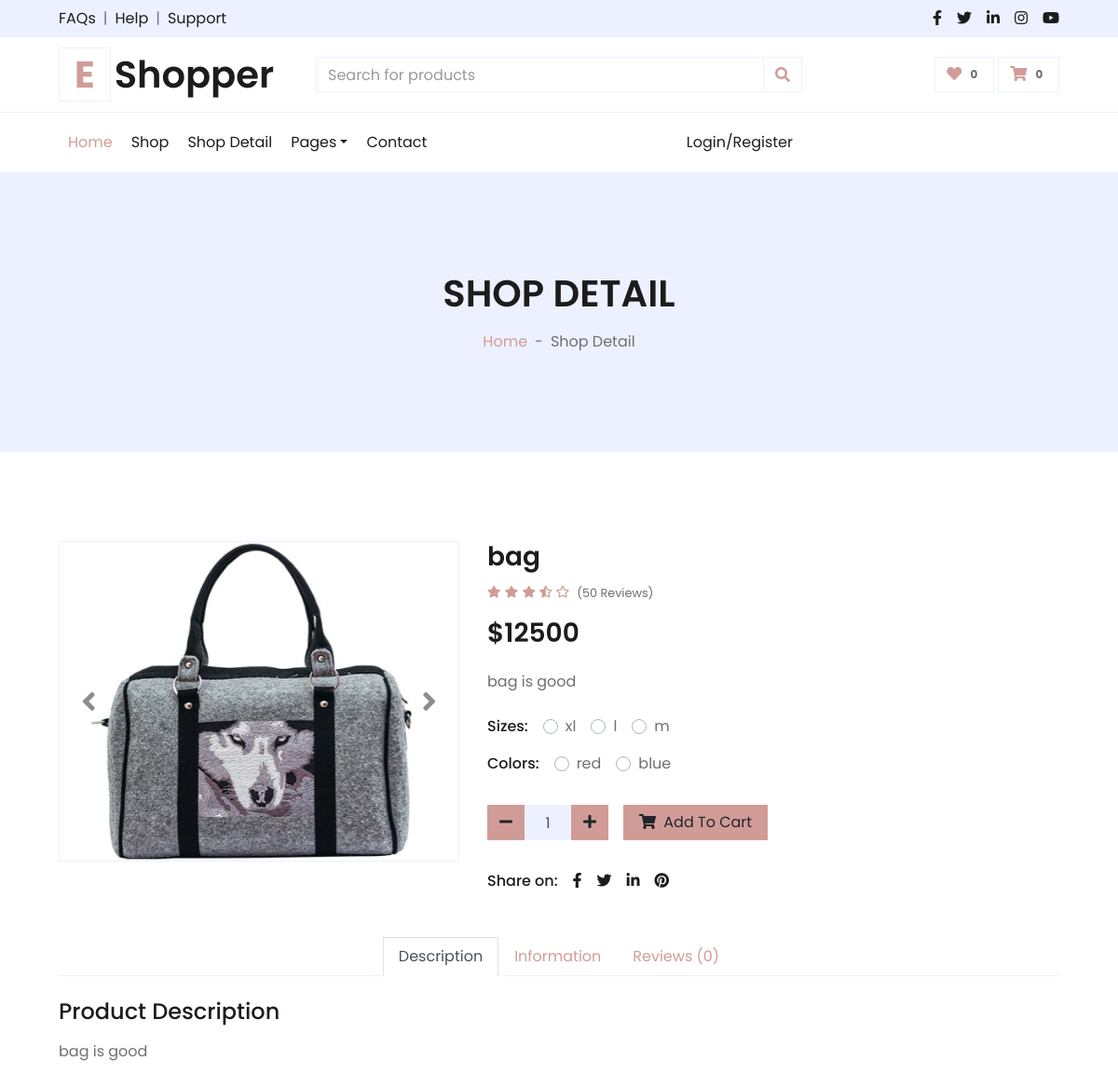
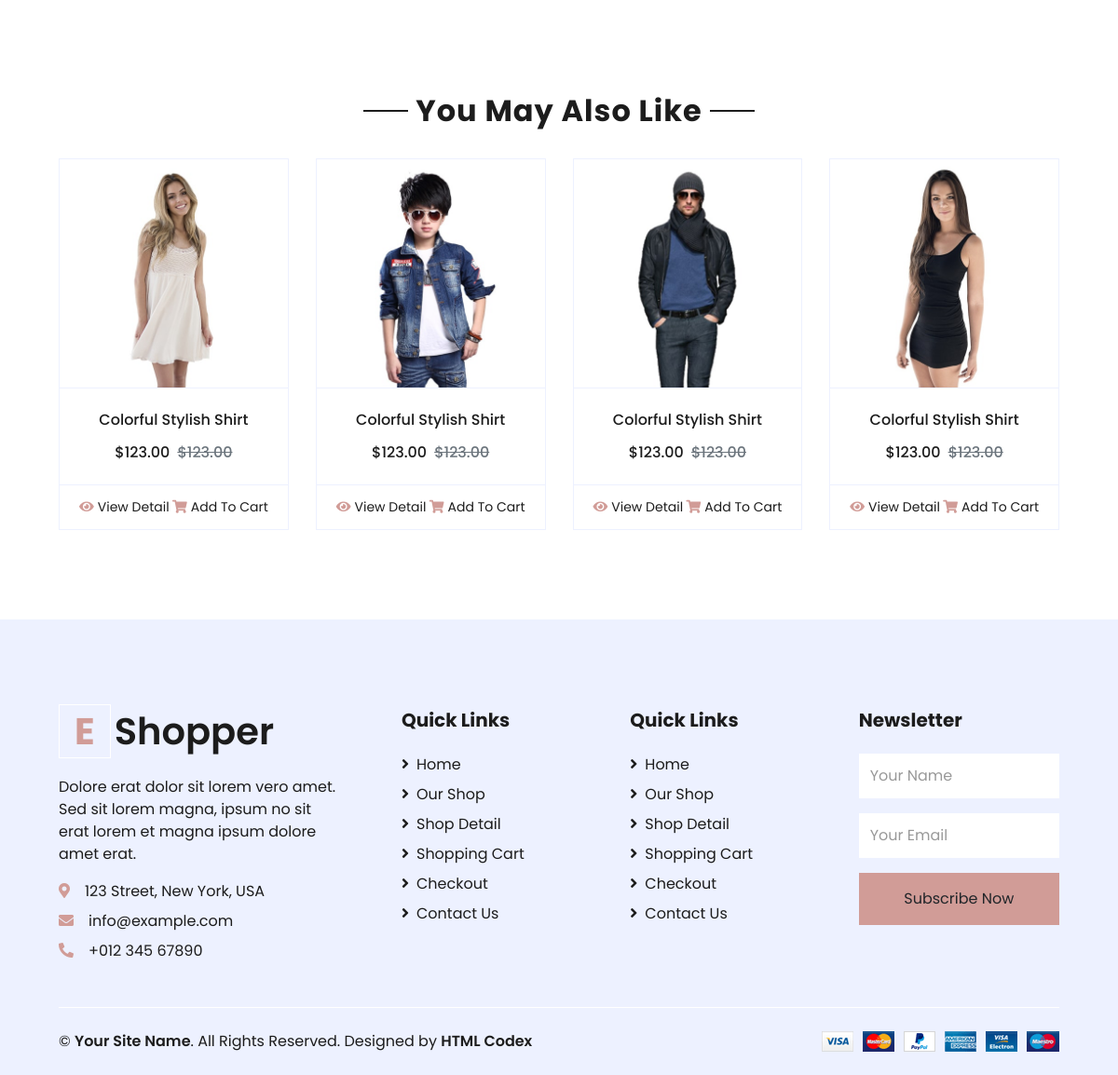
Page /product/detail/1 on the committed database (2 pictures, top to bottom).
### products/models.py (models this page shows, shortened)
class Product(models.Model):
    title = models.CharField(max_length=30)
    category = models.ManyToManyField(Category,related_name="products",blank=True)
    description = models.TextField()
    price = models.IntegerField()
    discount = models.SmallIntegerField(blank=True, null=True)
    color=models.ManyToManyField(Color,blank=True, related_name="products")
    size=models.ManyToManyField(Size, blank=True, related_name="products")
    created_at =models.DateTimeField(auto_now_add=True, null=True,blank=True)
    class Meta:
        verbose_name="محصول"
        verbose_name_plural="محصولات"
        ordering = ("-created_at",)

class Image(models.Model):
        product = models.ForeignKey('Product',on_delete=models.CASCADE,related_name="images",null=True)
        title = models.CharField(max_length=30)
        image = models.ImageField(upload_to="products")
        class Meta:
            verbose_name = "عکس"
            verbose_name_plural = "عکس ها"

class Size(models.Model):
    title = models.CharField(max_length=30)
    class Meta:
        verbose_name="سایز"
        verbose_name_plural="سایزها"

class Color(models.Model):
    title = models.CharField(max_length=30)
    class Meta:
        verbose_name="رنگ"
        verbose_name_plural="رنگ ها"

### products/views.py (the view)
# urls.py: path("detail/<int:pk>",ProductDetailView.as_view(),name="detail"),
class ProductDetailView(DetailView):
    model = Product

### products/templates/products/product_detail.html (shortened to what this page needs)
{% extends "base.html" %}
{% load render_partial %}
{% block content %}
    <div class="container-fluid bg-secondary mb-5" style="margin-top:-3rem">
        <div class="d-flex flex-column align-items-center justify-content-center" style="min-height: 300px">
            <h1 class="font-weight-semi-bold text-uppercase mb-3">Shop Detail</h1>
            <div class="d-inline-flex">
                <p class="m-0"><a href="">Home</a></p>
                <p class="m-0 px-2">-</p>
                <p class="m-0">Shop Detail</p>
            </div>
        </div>
    </div>
    <div class="container-fluid py-5">
        <div class="row px-xl-5">
            <div class="col-lg-5 pb-5">
                <div id="product-carousel" class="carousel slide" data-ride="carousel">
                    <div class="carousel-inner border">
                        <div class="carousel-item active">
                            <img class="w-100 h-100" src="{{ product.images.first.image.url }}"
                                 alt="{{ product.images.first.title }}">
                        </div>
                    </div>
                    <a class="carousel-control-prev" href="#product-carousel" data-slide="prev">
                        <i class="fa fa-2x fa-angle-left text-dark"></i>
                    </a>
                    <a class="carousel-control-next" href="#product-carousel" data-slide="next">
                        <i class="fa fa-2x fa-angle-right text-dark"></i>
                    </a>
                </div>
            </div>
            <div class="col-lg-7 pb-5">
                <h3 class="font-weight-semi-bold">{{ product.title }}</h3>
                <div class="d-flex mb-3">
                    <div class="text-primary mr-2">
                        <small class="fas fa-star"></small>
                        <small class="fas fa-star"></small>
                        <small class="fas fa-star"></small>
                        <small class="fas fa-star-half-alt"></small>
                        <small class="far fa-star"></small>
                    </div>
                    <small class="pt-1">(50 Reviews)</small>
                </div>
                <h3 class="font-weight-semi-bold mb-4">${{ product.price }}</h3>
                <p class="mb-4">{{ product.description|truncatewords:5 }}</p>
                <form action="{% url 'cart:cart_add' product.id %} " method="post">
                    <div class="d-flex mb-3">
                        {% if product.size.all %}
                            <p class="text-dark font-weight-medium mb-0 mr-3">Sizes:</p>
                        {% endif %}
                        {% for size in product.size.all %}
                            <div class="custom-control custom-radio custom-control-inline">
                                <label class="custom-control-label" for="{{ size.title }}">{{ size.title }}</label>
                            </div>
                        {% endfor %}
                    </div>
                    <div class="d-flex mb-4">
                        {% if product.color.all %}
                            <p class="text-dark font-weight-medium mb-0 mr-3">Colors:</p>
                        {% endif %}
                        {% for color in product.color.all %}
                            <div class="custom-control custom-radio custom-control-inline">
                                <label class="custom-control-label" for="{{ color.title }}">{{ color.title }}</label>
                            </div>
                        {% endfor %}
                    </div>
                    <div class="d-flex align-items-center mb-4 pt-2">
                        <div class="input-group quantity mr-3" style="width: 130px;">
                            <div class="input-group-btn">
                                <button type="button" class="btn btn-primary btn-minus">
                                    <i class="fa fa-minus"></i>
                                </button>
                            </div>
                            <input type="text" name="quantity" class="form-control bg-secondary text-center" value="1">
                            <div class="input-group-btn">
                                <button type="button" class="btn btn-primary btn-plus">
                                    <i class="fa fa-plus"></i>
                                </button>
                            </div>
                        </div>
                        <button class="btn btn-primary px-3"><i class="fa fa-shopping-cart mr-1"></i> Add To Cart
                        </button>
                    </div>
                </form>
                <div class="d-flex pt-2">
                    <p class="text-dark font-weight-medium mb-0 mr-2">Share on:</p>
                    <div class="d-inline-flex">
                        <a class="text-dark px-2" href="">
                            <i class="fab fa-facebook-f"></i>
                        </a>
                        <a class="text-dark px-2" href="">
                            <i class="fab fa-twitter"></i>
                        </a>
                        <a class="text-dark px-2" href="">
                            <i class="fab fa-linkedin-in"></i>
                        </a>
                        <a class="text-dark px-2" href="">
                            <i class="fab fa-pinterest"></i>
                        </a>
                    </div>
                </div>
            </div>
        </div>
        <div class="row px-xl-5">
            <div class="col">
                <div class="nav nav-tabs justify-content-center border-secondary mb-4">
                    <a class="nav-item nav-link active" data-toggle="tab" href="#tab-pane-1">Description</a>
                    <a class="nav-item nav-link" data-toggle="tab" href="#tab-pane-2">Information</a>
                    <a class="nav-item nav-link" data-toggle="tab" href="#tab-pane-3">Reviews (0)</a>
                </div>
                <div class="tab-content">
                    <div class="tab-pane fade show active" id="tab-pane-1">
                        <h4 class="mb-3">Product Description</h4>
                        <p>{{ product.description }}</p>
                    </div>
                </div>
            </div>
        </div>
    </div>
    <div class="container-fluid py-5">
        <div class="text-center mb-4">
            <h2 class="section-title px-5"><span class="px-2">You May Also Like</span></h2>
        </div>
        <div class="row px-xl-5">
            <div class="col">
                <div class="owl-carousel related-carousel">
                    <div class="card product-item border-0">
                        <div class="card-header product-img position-relative overflow-hidden bg-transparent border p-0">
                            <img class="img-fluid w-100" src="img/product-1.jpg" alt="">
                        </div>
                        <div class="card-body border-left border-right text-center p-0 pt-4 pb-3">
                            <h6 class="text-truncate mb-3">Colorful Stylish Shirt</h6>
                            <div class="d-flex justify-content-center">
                                <h6>$123.00</h6>
                                <h6 class="text-muted ml-2">
                                    <del>$123.00</del>
                                </h6>
                            </div>
                        </div>
                        <div class="card-footer d-flex justify-content-between bg-light border">
                            <a href="" class="btn btn-sm text-dark p-0"><i class="fas fa-eye text-primary mr-1"></i>View
                                Detail</a>
                            <a href="" class="btn btn-sm text-dark p-0"><i
                                    class="fas fa-shopping-cart text-primary mr-1"></i>Add To Cart</a>
                        </div>
                    </div>
                    <div class="card product-item border-0">
                        <div class="card-header product-img position-relative overflow-hidden bg-transparent border p-0">
                            <img class="img-fluid w-100" src="img/product-2.jpg" alt="">
                        </div>
                        <div class="card-body border-left border-right text-center p-0 pt-4 pb-3">
                            <h6 class="text-truncate mb-3">Colorful Stylish Shirt</h6>
                            <div class="d-flex justify-content-center">
                                <h6>$123.00</h6>
                                <h6 class="text-muted ml-2">
                                    <del>$123.00</del>
                                </h6>
                            </div>
                        </div>
                        <div class="card-footer d-flex justify-content-between bg-light border">
                            <a href="" class="btn btn-sm text-dark p-0"><i class="fas fa-eye text-primary mr-1"></i>View
                                Detail</a>
                            <a href="" class="btn btn-sm text-dark p-0"><i
                                    class="fas fa-shopping-cart text-primary mr-1"></i>Add To Cart</a>
                        </div>
                    </div>
                    <div class="card product-item border-0">
                        <div class="card-header product-img position-relative overflow-hidden bg-transparent border p-0">
                            <img class="img-fluid w-100" src="img/product-3.jpg" alt="">
                        </div>
                        <div class="card-body border-left border-right text-center p-0 pt-4 pb-3">
                            <h6 class="text-truncate mb-3">Colorful Stylish Shirt</h6>
                            <div class="d-flex justify-content-center">
                                <h6>$123.00</h6>
                                <h6 class="text-muted ml-2">
                                    <del>$123.00</del>
                                </h6>
                            </div>
                        </div>
                        <div class="card-footer d-flex justify-content-between bg-light border">
                            <a href="" class="btn btn-sm text-dark p-0"><i class="fas fa-eye text-primary mr-1"></i>View
                                Detail</a>
                            <a href="" class="btn btn-sm text-dark p-0"><i
                                    class="fas fa-shopping-cart text-primary mr-1"></i>Add To Cart</a>
                        </div>
                    </div>
                    <div class="card product-item border-0">
                        <div class="card-header product-img position-relative overflow-hidden bg-transparent border p-0">
                            <img class="img-fluid w-100" src="img/product-4.jpg" alt="">
                        </div>
                        <div class="card-body border-left border-right text-center p-0 pt-4 pb-3">
                            <h6 class="text-truncate mb-3">Colorful Stylish Shirt</h6>
                            <div class="d-flex justify-content-center">
                                <h6>$123.00</h6>
                                <h6 class="text-muted ml-2">
                                    <del>$123.00</del>
                                </h6>
                            </div>
                        </div>
                        <div class="card-footer d-flex justify-content-between bg-light border">
                            <a href="" class="btn btn-sm text-dark p-0"><i class="fas fa-eye text-primary mr-1"></i>View
                                Detail</a>
                            <a href="" class="btn btn-sm text-dark p-0"><i
                                    class="fas fa-shopping-cart text-primary mr-1"></i>Add To Cart</a>
                        </div>
                    </div>
                </div>
            </div>
        </div>
    </div>
{% endblock %}

### rows in the picture
Product: images.first.image (picture), title "bag", price "12500", description "bag is good"
Size: title "xl"
Size: title "l"
Size: title "m"
Color: title "red"
Color: title "blue"
